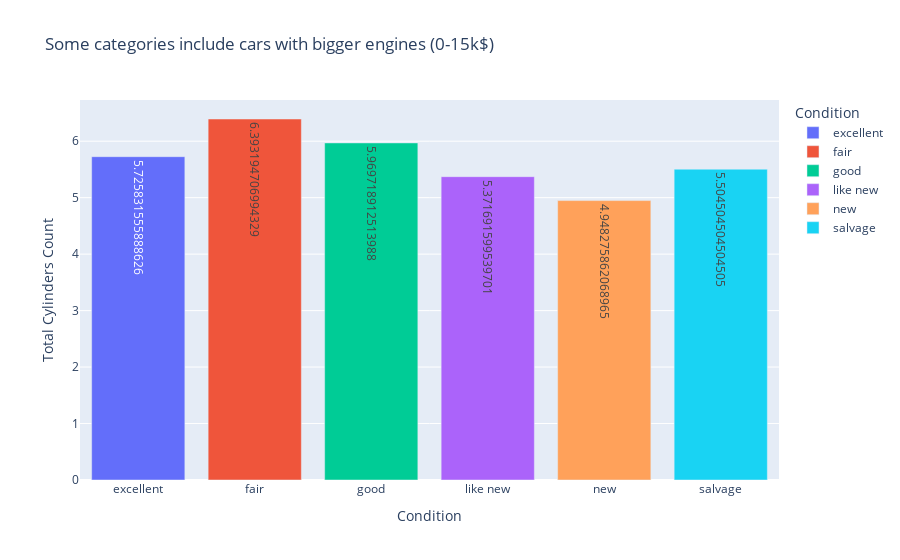

Write notebook code for a chart like this one.
### Markdown cell above
We can see that the median model_year for 'new', 'like new' and 'excellent' categories is the same -2011. It's lower for 'good' -2008.

### Code cell
cylinders_count_mean = filtered_data.groupby('condition')['cylinders'].mean().reset_index()


fig = px.bar(
    cylinders_count_mean,
    x='condition',
    y='cylinders',
    title='Some categories include cars with bigger engines (0-15k$)',
    labels={'condition': 'Condition', 'cylinders': 'Total Cylinders Count'},
    color='condition',  
    text='cylinders', 
)

fig.show()

### Figure 1 — Plotly figure (JSON) as saved in the notebook; plotly's stock layout.template omitted (floating-point values rounded to 4 significant figures)
{"data": [{"alignmentgroup": "True", "hovertemplate": "Condition=%{x}<br>Total Cylinders Count=%{text}<extra></extra>", "legendgroup": "excellent", "marker": {"color": "#636efa", "pattern": {"shape": ""}}, "name": "excellent", "offsetgroup": "excellent", "orientation": "v", "showlegend": true, "text": [5.726], "textposition": "auto", "type": "bar", "x": ["excellent"], "xaxis": "x", "y": [5.726], "yaxis": "y"}, {"alignmentgroup": "True", "hovertemplate": "Condition=%{x}<br>Total Cylinders Count=%{text}<extra></extra>", "legendgroup": "fair", "marker": {"color": "#EF553B", "pattern": {"shape": ""}}, "name": "fair", "offsetgroup": "fair", "orientation": "v", "showlegend": true, "text": [6.393], "textposition": "auto", "type": "bar", "x": ["fair"], "xaxis": "x", "y": [6.393], "yaxis": "y"}, {"alignmentgroup": "True", "hovertemplate": "Condition=%{x}<br>Total Cylinders Count=%{text}<extra></extra>", "legendgroup": "good", "marker": {"color": "#00cc96", "pattern": {"shape": ""}}, "name": "good", "offsetgroup": "good", "orientation": "v", "showlegend": true, "text": [5.97], "textposition": "auto", "type": "bar", "x": ["good"], "xaxis": "x", "y": [5.97], "yaxis": "y"}, {"alignmentgroup": "True", "hovertemplate": "Condition=%{x}<br>Total Cylinders Count=%{text}<extra></extra>", "legendgroup": "like new", "marker": {"color": "#ab63fa", "pattern": {"shape": ""}}, "name": "like new", "offsetgroup": "like new", "orientation": "v", "showlegend": true, "text": [5.372], "textposition": "auto", "type": "bar", "x": ["like new"], "xaxis": "x", "y": [5.372], "yaxis": "y"}, {"alignmentgroup": "True", "hovertemplate": "Condition=%{x}<br>Total Cylinders Count=%{text}<extra></extra>", "legendgroup": "new", "marker": {"color": "#FFA15A", "pattern": {"shape": ""}}, "name": "new", "offsetgroup": "new", "orientation": "v", "showlegend": true, "text": [4.948], "textposition": "auto", "type": "bar", "x": ["new"], "xaxis": "x", "y": [4.948], "yaxis": "y"}, {"alignmentgroup": "True", "hovertemplate": "Condition=%{x}<br>Total Cylinders Count=%{text}<extra></extra>", "legendgroup": "salvage", "marker": {"color": "#19d3f3", "pattern": {"shape": ""}}, "name": "salvage", "offsetgroup": "salvage", "orientation": "v", "showlegend": true, "text": [5.505], "textposition": "auto", "type": "bar", "x": ["salvage"], "xaxis": "x", "y": [5.505], "yaxis": "y"}], "layout": {"barmode": "relative", "legend": {"title": {"text": "Condition"}, "tracegroupgap": 0}, "title": {"text": "Some categories include cars with bigger engines (0-15k$)"}, "xaxis": {"anchor": "y", "categoryarray": ["excellent", "fair", "good", "like new", "new", "salvage"], "categoryorder": "array", "domain": [0, 1], "title": {"text": "Condition"}}, "yaxis": {"anchor": "x", "domain": [0, 1], "title": {"text": "Total Cylinders Count"}}}}
